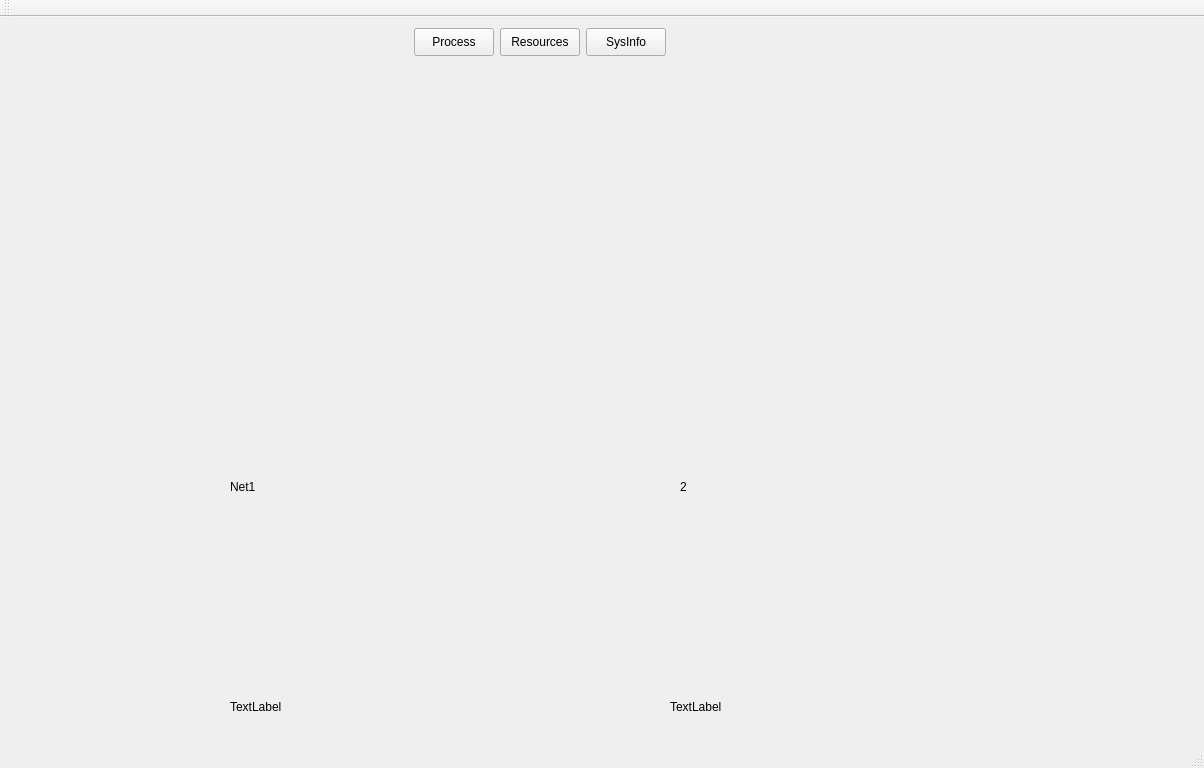
<?xml version="1.0" encoding="UTF-8"?>
<ui version="4.0">
 <class>MainWindow</class>
 <widget class="QMainWindow" name="MainWindow">
  <property name="geometry">
   <rect>
    <x>0</x>
    <y>0</y>
    <width>1204</width>
    <height>768</height>
   </rect>
  </property>
  <property name="windowTitle">
   <string>MainWindow</string>
  </property>
  <widget class="QWidget" name="centralWidget">
   <widget class="QStackedWidget" name="stackedWidget">
    <property name="geometry">
     <rect>
      <x>20</x>
      <y>40</y>
      <width>1200</width>
      <height>900</height>
     </rect>
    </property>
    <property name="currentIndex">
     <number>1</number>
    </property>
    <widget class="QWidget" name="page_1">
     <widget class="QTableWidget" name="processTableWidget">
      <property name="geometry">
       <rect>
        <x>60</x>
        <y>30</y>
        <width>1061</width>
        <height>531</height>
       </rect>
      </property>
      <property name="minimumSize">
       <size>
        <width>1061</width>
        <height>0</height>
       </size>
      </property>
     </widget>
     <widget class="QPushButton" name="KillBut">
      <property name="geometry">
       <rect>
        <x>70</x>
        <y>570</y>
        <width>84</width>
        <height>28</height>
       </rect>
      </property>
      <property name="text">
       <string>kill</string>
      </property>
     </widget>
    </widget>
    <widget class="QWidget" name="page_2">
     <property name="layoutDirection">
      <enum>Qt::LeftToRight</enum>
     </property>
     <widget class="QChartView" name="cpuWidget" native="true">
      <property name="geometry">
       <rect>
        <x>10</x>
        <y>0</y>
        <width>1151</width>
        <height>200</height>
       </rect>
      </property>
     </widget>
     <widget class="QChartView" name="netWidget" native="true">
      <property name="geometry">
       <rect>
        <x>10</x>
        <y>220</y>
        <width>1151</width>
        <height>200</height>
       </rect>
      </property>
     </widget>
     <widget class="QChartView" name="IOWidget" native="true">
      <property name="geometry">
       <rect>
        <x>10</x>
        <y>440</y>
        <width>1151</width>
        <height>200</height>
       </rect>
      </property>
     </widget>
     <widget class="QLabel" name="cpu1">
      <property name="geometry">
       <rect>
        <x>220</x>
        <y>200</y>
        <width>111</width>
        <height>20</height>
       </rect>
      </property>
      <property name="text">
       <string/>
      </property>
     </widget>
     <widget class="QLabel" name="cpu2">
      <property name="geometry">
       <rect>
        <x>640</x>
        <y>200</y>
        <width>111</width>
        <height>20</height>
       </rect>
      </property>
      <property name="text">
       <string/>
      </property>
     </widget>
     <widget class="QLabel" name="net1">
      <property name="geometry">
       <rect>
        <x>210</x>
        <y>420</y>
        <width>121</width>
        <height>20</height>
       </rect>
      </property>
      <property name="text">
       <string>Net1</string>
      </property>
     </widget>
     <widget class="QLabel" name="net2">
      <property name="geometry">
       <rect>
        <x>660</x>
        <y>420</y>
        <width>101</width>
        <height>20</height>
       </rect>
      </property>
      <property name="text">
       <string>2</string>
      </property>
     </widget>
     <widget class="QLabel" name="cpuLineLabel1">
      <property name="geometry">
       <rect>
        <x>175</x>
        <y>200</y>
        <width>21</width>
        <height>20</height>
       </rect>
      </property>
      <property name="text">
       <string/>
      </property>
     </widget>
     <widget class="QLabel" name="cpuLineLabel2">
      <property name="geometry">
       <rect>
        <x>592</x>
        <y>200</y>
        <width>21</width>
        <height>20</height>
       </rect>
      </property>
      <property name="text">
       <string/>
      </property>
     </widget>
     <widget class="QLabel" name="netLable1">
      <property name="geometry">
       <rect>
        <x>170</x>
        <y>420</y>
        <width>21</width>
        <height>21</height>
       </rect>
      </property>
      <property name="text">
       <string/>
      </property>
     </widget>
     <widget class="QLabel" name="netLable2">
      <property name="geometry">
       <rect>
        <x>590</x>
        <y>420</y>
        <width>20</width>
        <height>20</height>
       </rect>
      </property>
      <property name="text">
       <string/>
      </property>
     </widget>
     <widget class="QLabel" name="IoLable1">
      <property name="geometry">
       <rect>
        <x>170</x>
        <y>640</y>
        <width>21</width>
        <height>21</height>
       </rect>
      </property>
      <property name="text">
       <string/>
      </property>
     </widget>
     <widget class="QLabel" name="IoLable2">
      <property name="geometry">
       <rect>
        <x>590</x>
        <y>640</y>
        <width>21</width>
        <height>20</height>
       </rect>
      </property>
      <property name="text">
       <string/>
      </property>
     </widget>
     <widget class="QLabel" name="Io1">
      <property name="geometry">
       <rect>
        <x>210</x>
        <y>640</y>
        <width>241</width>
        <height>20</height>
       </rect>
      </property>
      <property name="text">
       <string>TextLabel</string>
      </property>
     </widget>
     <widget class="QLabel" name="Io2">
      <property name="geometry">
       <rect>
        <x>650</x>
        <y>640</y>
        <width>191</width>
        <height>20</height>
       </rect>
      </property>
      <property name="text">
       <string>TextLabel</string>
      </property>
     </widget>
    </widget>
    <widget class="QWidget" name="page_3">
     <widget class="QListWidget" name="cpuInfoListWidget">
      <property name="geometry">
       <rect>
        <x>120</x>
        <y>40</y>
        <width>800</width>
        <height>200</height>
       </rect>
      </property>
     </widget>
     <widget class="QListWidget" name="sysInfoListWidget">
      <property name="geometry">
       <rect>
        <x>120</x>
        <y>300</y>
        <width>800</width>
        <height>200</height>
       </rect>
      </property>
     </widget>
     <widget class="QLabel" name="label">
      <property name="geometry">
       <rect>
        <x>120</x>
        <y>10</y>
        <width>63</width>
        <height>31</height>
       </rect>
      </property>
      <property name="text">
       <string>CPU </string>
      </property>
     </widget>
     <widget class="QLabel" name="label_2">
      <property name="geometry">
       <rect>
        <x>120</x>
        <y>259</y>
        <width>63</width>
        <height>31</height>
       </rect>
      </property>
      <property name="text">
       <string>OS</string>
      </property>
     </widget>
    </widget>
   </widget>
   <widget class="QPushButton" name="ProcessBut">
    <property name="geometry">
     <rect>
      <x>414</x>
      <y>11</y>
      <width>80</width>
      <height>28</height>
     </rect>
    </property>
    <property name="text">
     <string>Process</string>
    </property>
   </widget>
   <widget class="QPushButton" name="ResourcesBut">
    <property name="geometry">
     <rect>
      <x>500</x>
      <y>11</y>
      <width>80</width>
      <height>28</height>
     </rect>
    </property>
    <property name="text">
     <string>Resources</string>
    </property>
   </widget>
   <widget class="QPushButton" name="FileSysBUt">
    <property name="geometry">
     <rect>
      <x>586</x>
      <y>11</y>
      <width>80</width>
      <height>28</height>
     </rect>
    </property>
    <property name="text">
     <string>SysInfo</string>
    </property>
   </widget>
  </widget>
  <widget class="QMenuBar" name="menuBar">
   <property name="geometry">
    <rect>
     <x>0</x>
     <y>0</y>
     <width>1204</width>
     <height>25</height>
    </rect>
   </property>
  </widget>
  <widget class="QToolBar" name="mainToolBar">
   <attribute name="toolBarArea">
    <enum>TopToolBarArea</enum>
   </attribute>
   <attribute name="toolBarBreak">
    <bool>false</bool>
   </attribute>
  </widget>
  <widget class="QStatusBar" name="statusBar"/>
 </widget>
 <layoutdefault spacing="6" margin="11"/>
 <customwidgets>
  <customwidget>
   <class>QChartView</class>
   <extends>QWidget</extends>
   <header>qchartview.h</header>
   <container>1</container>
  </customwidget>
 </customwidgets>
 <resources/>
 <connections/>
</ui>
